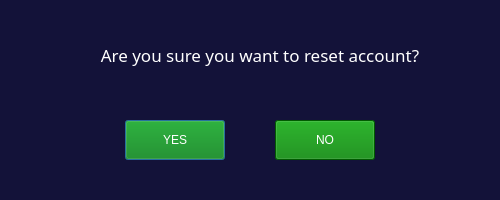
<?xml version="1.0" encoding="UTF-8"?>
<ui version="4.0">
 <class>Dialog</class>
 <widget class="QDialog" name="Dialog">
  <property name="geometry">
   <rect>
    <x>0</x>
    <y>0</y>
    <width>500</width>
    <height>200</height>
   </rect>
  </property>
  <property name="windowTitle">
   <string>Dialog</string>
  </property>
  <property name="autoFillBackground">
   <bool>false</bool>
  </property>
  <property name="styleSheet">
   <string notr="true">background-color:#131239;</string>
  </property>
  <widget class="QLabel" name="label">
   <property name="geometry">
    <rect>
     <x>60</x>
     <y>40</y>
     <width>400</width>
     <height>30</height>
    </rect>
   </property>
   <property name="autoFillBackground">
    <bool>false</bool>
   </property>
   <property name="styleSheet">
    <string notr="true">font:13pt Arial Rounded MT Bold;
color: white;</string>
   </property>
   <property name="text">
    <string>Are you sure you want to reset account?</string>
   </property>
   <property name="alignment">
    <set>Qt::AlignCenter</set>
   </property>
  </widget>
  <widget class="QPushButton" name="f_popup_yes">
   <property name="geometry">
    <rect>
     <x>125</x>
     <y>120</y>
     <width>100</width>
     <height>40</height>
    </rect>
   </property>
   <property name="styleSheet">
    <string notr="true">font: 15pt &quot;Arial Rounded MT Bold&quot;;
padding:5px;
background-color:green;
color:white;

</string>
   </property>
   <property name="text">
    <string>YES</string>
   </property>
  </widget>
  <widget class="QPushButton" name="f_popup_no">
   <property name="geometry">
    <rect>
     <x>275</x>
     <y>120</y>
     <width>100</width>
     <height>40</height>
    </rect>
   </property>
   <property name="styleSheet">
    <string notr="true">font: 15pt &quot;Arial Rounded MT Bold&quot;;
padding:5px;
background-color:green;
color:white;

</string>
   </property>
   <property name="text">
    <string>NO</string>
   </property>
  </widget>
 </widget>
 <resources/>
 <connections/>
</ui>
